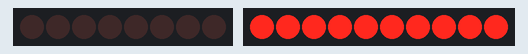
This sketch was run on a simulated Arduino Uno, built with avr-gcc and run on an emulated ATmega328P. Parts: 8 shift-register outputs drawn as a row of LEDs (first output left, lit = HIGH), 10 shift-register outputs drawn as a row of LEDs (first output left, lit = HIGH). Wiring (inferred from the names in the program): shift register (74HC595): data pin 9; shift clock pin 10; latch pin 11; decade counter: clock pin 13; reset pin 12. Wiring (inferred from the signals the program sends): 2 × row of LEDs: on Q0, Q1, Q2, Q3, Q4, Q5, Q6, Q7 / on Q0, Q1, Q2, Q3, Q4, Q5, Q6, Q7, Q8, Q9. Random numbers use the default seed unless the sketch sets one.

Above: at 5.6 s.
At 11.53 s:
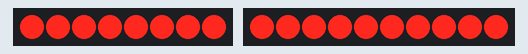
Timing chart, 0 to 13.3 s (numbered marks = the images above):
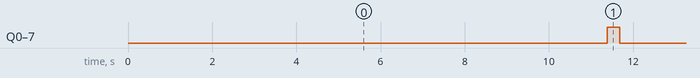

The sketch:

sketch_jan17c.ino
```cpp
int srDataPin = 9;
int srCLockPin = 10;
int srLatchPin = 11;

int dcResetPin = 12;
int dcClockPin = 13;
int rowCount = 10;

int ctr = 0;
int rnd = 0;

void setup(){
  pinMode(srDataPin, OUTPUT);
  pinMode(srCLockPin, OUTPUT);
  pinMode(srLatchPin, OUTPUT);
  pinMode(dcResetPin, OUTPUT);
  pinMode(dcClockPin, OUTPUT);

  //reset the 4017
  digitalWrite(dcResetPin, HIGH);
  delayMicroseconds(10);
  digitalWrite(dcResetPin,LOW);
}

void loop(){
  if(ctr >= 100) {
    ctr = 0;
  }
  rnd = random(1024);
  digitalWrite(srLatchPin, LOW);
  shiftOut(srDataPin, srCLockPin, MSBFIRST, rnd);
  digitalWrite(srLatchPin, HIGH);
  delayMicroseconds(100);

  digitalWrite(srLatchPin, LOW);
  shiftOut(srDataPin, srCLockPin, MSBFIRST, 0);
  digitalWrite(srLatchPin, HIGH);

  digitalWrite(dcClockPin, HIGH);
  digitalWrite(dcClockPin, LOW);
  ctr++;
}
```

Measured:
- by itself, Q0–7: alternates HIGH for 0.30 s and LOW for 9.9 s, 4 changes in all, then stays LOW
